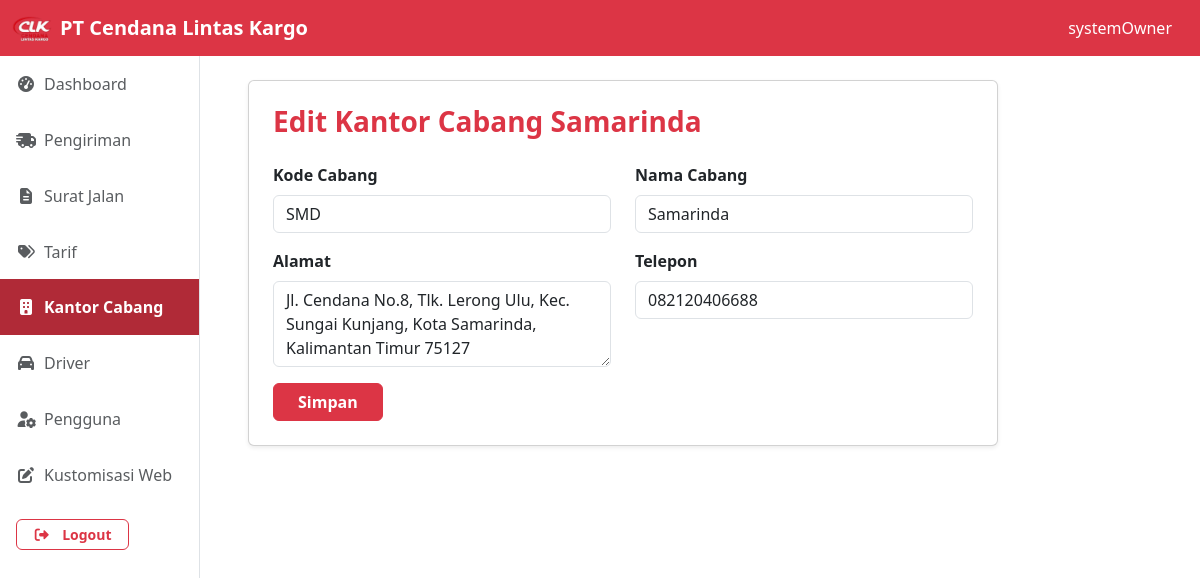
Page /dashboard/systemOwner/kantor_cabang/update?id=1 (signed in) on the committed database.
### tables this page shows
CREATE TABLE kantor_cabang (
    id INT AUTO_INCREMENT PRIMARY KEY,
    kode_cabang VARCHAR(10) NOT NULL UNIQUE,
    nama_cabang VARCHAR(100) NOT NULL,
    alamat_cabang TEXT NOT NULL,
    telp_cabang VARCHAR(20) NOT NULL
);

### dashboard/systemOwner/kantor_cabang/update.php (the view, shortened to what this page needs)
<?php
include '../../../config/database.php';
if($_GET['id']) {
    $id = intval($_GET['id']);
    $sql = "SELECT * FROM kantor_cabang WHERE id = $id";
    $result = $conn->query($sql);
    if ($result->num_rows > 0) {
        $cabang = $result->fetch_assoc();
    } else {
        header("Location: ./?error=not_found");
        exit;
    }
}
?>
<?php
include '../../../templates/header.php';
include '../../../components/navDashboard.php';
?>
<div class="container-fluid">
  <div class="row">
    <?php include '../../../components/sidebar.php'; ?>
    <div class="col-lg-10 d-flex align-items-start justify-content-start py-4 px-5">
      <div class="card shadow-sm p-4" style="width: 100%; max-width: 750px;">
        <h3 class="text-danger fw-bold mb-4">Edit Kantor Cabang <?= isset($cabang['nama_cabang']) ? htmlspecialchars($cabang['nama_cabang']) : '' ?></h3>
        <form action="update" method="POST">
          <div class="row mb-3">
            <div class="col-md-6">
              <label for="kode_cabang" class="form-label fw-semibold">Kode Cabang</label>
              <input type="text" class="form-control" id="kode_cabang" name="kode_cabang"
                     value="<?= isset($cabang['kode_cabang']) ? htmlspecialchars($cabang['kode_cabang']) : '' ?>" required>
            </div>
            <div class="col-md-6">
              <label for="nama_cabang" class="form-label fw-semibold">Nama Cabang</label>
              <input type="text" class="form-control" id="nama_cabang" name="nama_cabang"
                     value="<?= isset($cabang['nama_cabang']) ? htmlspecialchars($cabang['nama_cabang']) : '' ?>" required>
            </div>
          </div>
          <div class="row mb-3">
            <div class="col-md-6">
              <label for="alamat" class="form-label fw-semibold">Alamat</label>
              <textarea class="form-control" id="alamat" name="alamat" rows="3" required><?= isset($cabang['alamat_cabang']) ? htmlspecialchars($cabang['alamat_cabang']) : '' ?></textarea>
            </div>
            <div class="col-md-6">
              <label for="telepon" class="form-label fw-semibold">Telepon</label>
              <input type="text" class="form-control" id="telepon" name="telepon"
                     value="<?= isset($cabang['telp_cabang']) ? htmlspecialchars($cabang['telp_cabang']) : '' ?>" required>
            </div>
          </div>
          <div class="mt-3">
            <button type="submit" class="btn btn-danger fw-semibold px-4">Simpan</button>
          </div>
        </form>
      </div>
    </div>
  </div>
</div>
<?php
include '../../../templates/footer.php';
?>

### rows in the picture
kantor_cabang: nama_cabang "Samarinda", kode_cabang "SMD", alamat "Jl. Cendana No.8, Tlk. Lerong Ulu, Kec. Sungai Kunjang, Kota Samarinda, Kalimantan Timur 75127", telepon "082120406688"

### other values in the picture
$_SESSION['username'] "systemOwner"
